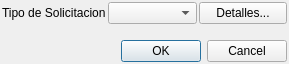
<?xml version="1.0" encoding="UTF-8"?>
<ui version="4.0">
 <class>DlgEditorSolicitaciones</class>
 <widget class="QDialog" name="DlgEditorSolicitaciones">
  <property name="geometry">
   <rect>
    <x>0</x>
    <y>0</y>
    <width>289</width>
    <height>64</height>
   </rect>
  </property>
  <property name="windowTitle">
   <string>Solicitaciones</string>
  </property>
  <layout class="QVBoxLayout" name="verticalLayout">
   <property name="spacing">
    <number>2</number>
   </property>
   <property name="leftMargin">
    <number>2</number>
   </property>
   <property name="topMargin">
    <number>2</number>
   </property>
   <property name="rightMargin">
    <number>2</number>
   </property>
   <property name="bottomMargin">
    <number>2</number>
   </property>
   <item>
    <layout class="QFormLayout" name="formLayout">
     <property name="horizontalSpacing">
      <number>2</number>
     </property>
     <property name="verticalSpacing">
      <number>2</number>
     </property>
     <item row="0" column="0">
      <widget class="QLabel" name="label">
       <property name="text">
        <string>Tipo de Solicitacion</string>
       </property>
      </widget>
     </item>
     <item row="0" column="1">
      <layout class="QHBoxLayout" name="horizontalLayout">
       <property name="spacing">
        <number>2</number>
       </property>
       <item>
        <widget class="QComboBox" name="cboTipoSolicitaciones"/>
       </item>
       <item>
        <widget class="QPushButton" name="btnEditar">
         <property name="text">
          <string>Detalles...</string>
         </property>
        </widget>
       </item>
      </layout>
     </item>
    </layout>
   </item>
   <item>
    <widget class="QDialogButtonBox" name="buttonBox">
     <property name="orientation">
      <enum>Qt::Horizontal</enum>
     </property>
     <property name="standardButtons">
      <set>QDialogButtonBox::Cancel|QDialogButtonBox::Ok</set>
     </property>
    </widget>
   </item>
  </layout>
 </widget>
 <resources/>
 <connections>
  <connection>
   <sender>buttonBox</sender>
   <signal>accepted()</signal>
   <receiver>DlgEditorSolicitaciones</receiver>
   <slot>accept()</slot>
   <hints>
    <hint type="sourcelabel">
     <x>248</x>
     <y>254</y>
    </hint>
    <hint type="destinationlabel">
     <x>157</x>
     <y>274</y>
    </hint>
   </hints>
  </connection>
  <connection>
   <sender>buttonBox</sender>
   <signal>rejected()</signal>
   <receiver>DlgEditorSolicitaciones</receiver>
   <slot>reject()</slot>
   <hints>
    <hint type="sourcelabel">
     <x>316</x>
     <y>260</y>
    </hint>
    <hint type="destinationlabel">
     <x>286</x>
     <y>274</y>
    </hint>
   </hints>
  </connection>
 </connections>
</ui>
